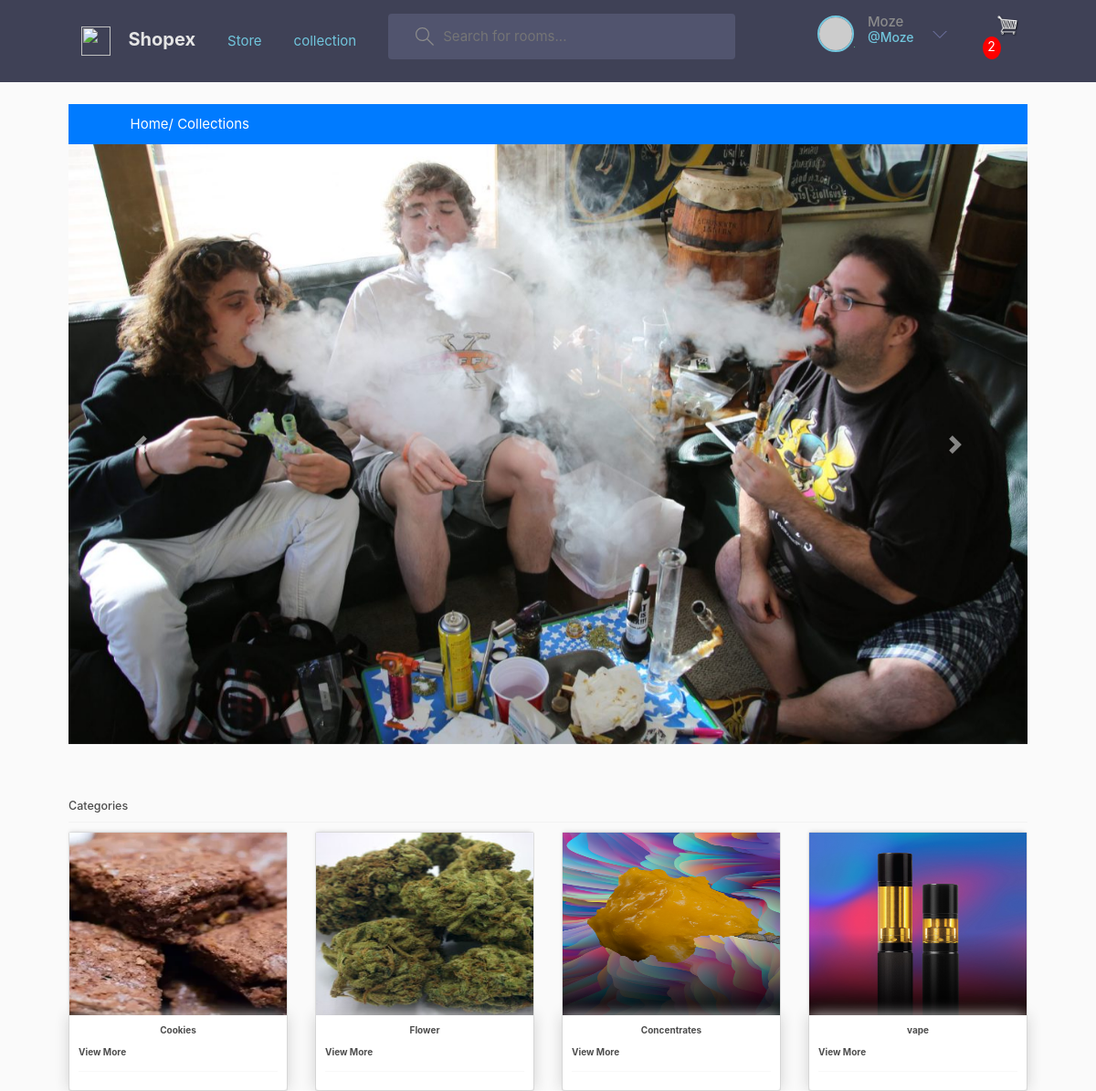
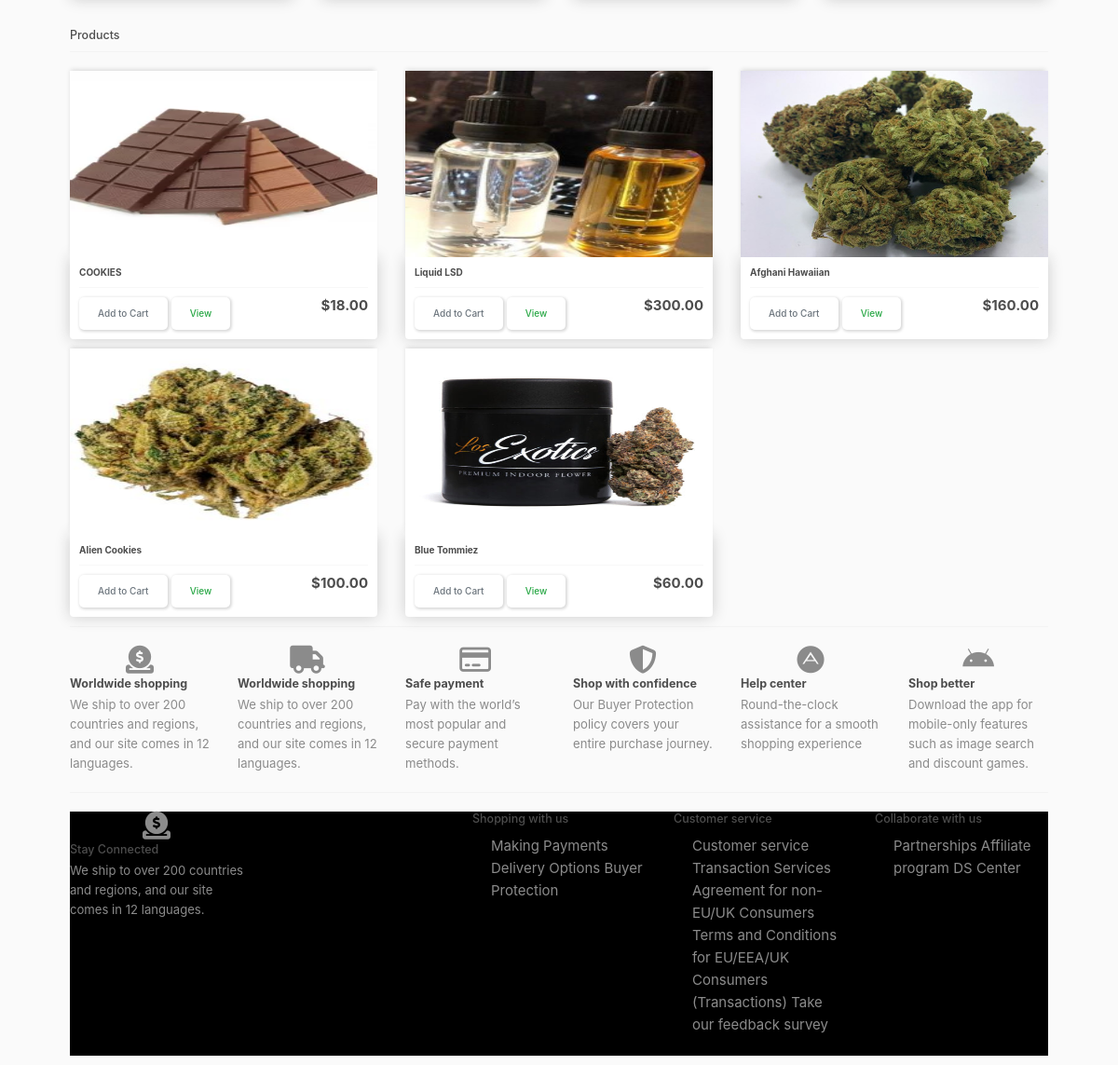
The app's page / (signed in) with its own data (2 pictures, top to bottom).
### store/models.py (models this page shows, shortened)
class Category(models.Model):
    slug = models.SlugField(max_length=200,null=True,blank=False)
    name = models.CharField(max_length=200,null=True)
    price = models.DecimalField(max_digits=7,decimal_places=2 )
    descriptions = models.TextField(max_length=500,null=True,blank=False)
    digital = models.BooleanField(default=False,null=True,blank=False)
    image = models.ImageField(null=True, blank=True)
    trending = models.BooleanField(default=False,help_text="0=default, 1=Trending")
    meta_title = models.CharField(max_length=200,null=False,blank=False)
    meta_keyword = models.CharField(max_length=200,null=False,blank=False)
    status = models.BooleanField(default=False,help_text="0=default, 1=Hidden")
    @property
    def imageURL(self):
        try:
            url = self.image.url
        except:
            url = ''
        return url

class Product(models.Model):
    category = models.ForeignKey(Category,on_delete=models.SET_NULL,blank=True,null=True)
    slug = models.SlugField(max_length=200,null=True,blank=False)
    name = models.CharField(max_length=200,null=True)
    price = models.DecimalField(max_digits=7,decimal_places=2 )
    old_price =  models.DecimalField(max_digits=7,decimal_places=2,null=True,)
    small_descriptions = models.CharField(max_length=500,null=True,blank=False)
    descriptions = models.TextField(max_length=500,null=True,blank=False)
    digital = models.BooleanField(default=False,null=True,blank=False)
    image = models.ImageField(null=True, blank=True)
    trending = models.BooleanField(default=False,help_text="0=default, 1=Trending")
    tag =  models.CharField(max_length=200,null=True,blank=False)
    status = models.BooleanField(default=False,help_text="0=default, 1=Hidden")
    @property
    def imageURL(self):
        try:
            url = self.image.url
        except:
            url = ''
        return url

### store/views.py (the view)
# urls.py: path('', include('store.urls')),
def store(request,):
        data = cartData(request)
        cartItems = data['cartItems']
        category = Category.objects.filter(status=0)
        products = Product.objects.all()
        context = {'products':products,'cartItems':cartItems,'category':category,}
        return render(request,'store/collection.html',context)

### store/models.py (called while the page is built)
    @property
    def get_cart_items(self):
        ordereditems = self.ordereditem_set.all()
        total = sum([item.quantity for item in ordereditems])
        return total

### store/utils.py (called while the page is built)
def cartData(request):
    if request.user.is_authenticated:
        user = request.user
        customer,created = Customer.objects.get_or_create(
            email=user.email,
            username = user.username,
        )
        customer.name = user.username
        customer.save()
        order, created = Order.objects.get_or_create(customer=customer,complete=False)
        items= order.ordereditem_set.all()
        cartItems = order.get_cart_items
    else:
       cookieData = cookieCart(request)
       cartItems = cookieData['cartItems']
       order = cookieData['order']
       items = cookieData['items']
    return{'cartItems':cartItems,'order':order,'items':items}

### store/templates/store/collection.html (shortened to what this page needs)
{% extends 'store/main.html' %}
{% load static %}
{% block content %}
<div class="py-3 bg-primary">
    <div class="container">
        <a class="text-white" none; href="{% url 'store' %}" style=" text-decoration: none;">Home/</a>
        <a class="text-white" href="#" style=" text-decoration: none;">Collections</a>
    </div>
</div>
{% include 'store/includes/slider.html' %}
<div style="margin-top: 2em;">
    <div class="row">
        <div class="col-md-12"style="margin-top: 2em;">
            <strong><h5>Categories</h5></strong>
            <hr>
            <div class="row">
                {% for item in category %}
                <div class="col-lg-3">
                        <div class="card">
                            <img class="thumbnail" src="{{item.imageURL}}" alt="Category Image" />
                            <div class="box-element product">
                                <h6 class="text-center"><strong>{{ item.name }}</strong></h6>
                                <a href="{% url 'collectionsView' item.slug %}"class="text-center" >
                                    <h6 ><strong>View More</strong></h6>
                                 </a>
                                <hr>
                            </div>
                        </div>
                </div>
                {% endfor %}
            </div>
        </div>
        <div class="col-md-12"style="margin-top: 2em;">
            <h5>Products</h5>
            <hr>
            <div class="row">
                {% for product in products %}
                <div class="col-lg-4">
                    <img class="thumbnail" src="{{product.imageURL}}">
                    <div class="box-element product">
                        <h6><strong>{{ product.name }}</strong></h6>
                        <hr>
                        <button data-product="{{product.id}}" data-action="add" class="btn btn-outline-secondary add-btn update-cart">Add to Cart</button>
                        <a class="btn btn-outline-success" href=" {% url 'view' product.id %}">View</a>
                        <h4 style="display: inline-block; float: right"><strong>${{ product.price|floatformat:2 }}</strong></h4>
                    </div>
                </div>
                {% endfor %}
            </div>
        </div>
{% endblock %}

### store/templates/store/main.html (shortened to what this page needs)
<!DOCTYPE html>
{% load static %}
<html>
<head>
	<link rel="stylesheet" href="https://stackpath.bootstrapcdn.com/bootstrap/4.4.1/css/bootstrap.min.css">
	<link rel="stylesheet" href="path/to/bootstrap/css/bootstrap.min.css">
	<link rel="stylesheet" href="path/to/font-awesome/css/font-awesome.min.css">
	<link rel="stylesheet" href="https://cdn.jsdelivr.net/npm/bootstrap@4.3.1/dist/css/bootstrap.min.css">
	<link rel="stylesheet" href="https://cdnjs.cloudflare.com/ajax/libs/font-awesome/4.7.0/css/font-awesome.min.css">
	<link rel="stylesheet" type="text/css" href="{% static 'css/main.css' %}">
</head>
<body>
	<header class="header header--loggedIn">
		<div class="container">
		  <a href="{% url 'store' %}" class="header__logo">
			<img src="{% static 'images/logo.svg' %}" />
			<h1>Shopex</h1>
		  </a>
		  <a class="header__logo" href="{% url 'store' %}">Store <span class="sr-only">(current)</span></a>
		  <a class="header__logo" href="{% url 'collection' %}">collection</a>
		  <form class="header__search" method="GET" action="#">
			<label>
			  <input  name="q" placeholder="Search for rooms..." />
			</label>
		  </form>
	<nav class="header__menu">
	{% if user.is_authenticated %}
	<div class="header__user">
		<a href="{% url 'user-profile' user.id %}">
		  <div class="avatar avatar--medium active">
			<img src="https://randomuser.me/api/portraits/men/37.jpg" />
		  </div>
		  <p>{{request.user.username}} <span>@{{request.user.username}}</span></p>
		</a>
		<button class="dropdown-button">
		  <svg version="1.1" xmlns="http://www.w3.org/2000/svg" width="32" height="32" viewBox="0 0 32 32">
			<title>chevron-down</title>
			<path d="M16 21l-13-13h-3l16 16 16-16h-3l-13 13z"></path>
		  </svg>
		</button>
	  </div>
		 {% else %}
			<a href="{% url 'login' %}"class="btn btn-outline-warning">Login</a>
			<img src="{% static 'images/avatar.svg' %}" />
			</a>
	{% endif %}
	</nav>
	<div class="form-inline my-2 my-lg-0">
		<div class="search-bar">
			<a href="{% url 'cart' %}">
				<img  id="cart-icon" src="{% static 'images/cart.png' %}">
			</a>
			<p id="cart-total">{{cartItems}}</p>
			</div>
	 </div>
	</div>
	</header>
     <div class="container">
            <br>
            {% block content %}
            {% endblock content %}
         </div>
		<hr>
<div class="bottom-footer" style="margin-top: 2rem;">
	<div class="row">
		<div class="col">
			<center><i class="fa-sharp fa-solid fa-circle-dollar-to-slot fa-2x"></i></center>
			<h5><strong>Worldwide shopping</strong></h5>
			<p style="font-size: 0.875em!important;">We ship to over 200 countries and regions, and our site comes in 12 languages.</p>
		</div>
		<div class="col">
			<center><i class="fa-solid fa-truck fa-2x"></i></center>
			<h5><strong>Worldwide shopping</strong></h5>
			<p style="font-size: 0.875em!important;">We ship to over 200 countries and regions, and our site comes in 12 languages.</p>
		</div>
		<div class="col">
			<center><i class="fa-regular fa-credit-card fa-2x"></i></center>
			<h5><strong>Safe payment</strong></h5>
			<p style="font-size: 0.875em!important;">Pay with the world’s most popular and secure payment methods.</p>
		  </div>
		  <div class="col">
			<center><i class="fa-solid fa-shield-halved fa-2x"></i></center>
			<h5><strong>Shop with confidence</strong></h5>
			<p style="font-size: 0.875em!important;">Our Buyer Protection policy covers your entire purchase journey.</p>
		  </div>
		  <div class="col">
			<center><i class="fa-brands fa-adn fa-2x"></i></center>
			<h5><strong>Help center</strong></h5>
			<p style="font-size: 0.875em!important;">Round-the-clock assistance for a smooth shopping experience</p>
		  </div>
		  <div class="col">
			<center><i class="fa-brands fa-android fa-2x"></i></center>
			<h5><strong>Shop better</strong></h5>
			<p style="font-size: 0.875em!important;">Download the app for mobile-only features such as image search and discount games.</p>
		  </div>
</div>
<hr>
<div class="bottom-footer" style="margin-top: 2rem; background-color: black; " >
	<div class="row">
		<div class="col">
			<center><i class="fa-sharp fa-solid fa-circle-dollar-to-slot fa-2x"></i></center>
			<h5>Stay Connected</h5>
			<p style="font-size: 0.875em!important;">We ship to over 200 countries and regions, and our site comes in 12 languages.</p>
		</div>
		<div class="col">
		</div>
		<div class="col">
			<h5>Shopping with us</h5>
			<p style="font-size: 0.875em!important;">
				<ul>
					<l1>Making Payments</l1>
					<l1>Delivery Options</l1>
					<l1>Buyer Protection</l1>
				</ul>
			</p>
		  </div>
		  <div class="col">
			<h5>Customer service</h5>
			<p style="font-size: 0.875em!important;">
				<ul>
					<l1>Customer service</l1>
					<l1>Transaction Services Agreement for non-<br>EU/UK Consumers</l1>
					<l1>Terms and Conditions for EU/EEA/UK</l1>
					<l1>Consumers (Transactions)</l1>
					<l1>Take our feedback survey</l1>
				</ul>
			</p>
		  </div>
		  <div class="col">
			<h5>Collaborate with us</h5>
			<p style="font-size: 0.875em!important;">
				<ul>
					<l1>Partnerships</l1>
					<l1>Affiliate program</l1>
					<l1>DS Center</l1>
				</ul>
			</p>
		  </div>
</div>
<hr>
</body>
</html>

### static/css/main.css (style rules this page uses)
body { background-color: hsl(0, 0%, 98%); }
h1,h2,h3,h4,h5,h6 { color:hsl(0, 0%, 30%); }
.box-element { box-shadow:hsl(0, 0%, 80%) 0 0 16px; background-color: #fff; border-radius: 4px; padding: 10px; }
.thumbnail { width: 100%; height: 200px; -webkit-box-shadow: -1px -3px 5px -2px rgba(214,214,214,1); -moz-box-shadow: -1px -3px 5px -2px rgba(214,214,214,1); box-shadow: -1px -3px 5px -2px rgba(214,214,214,1); }
.product { border-radius: 0 0 4px 4px; }
#cart-icon { width:25px; display: inline-block; margin-left: 15px; }
#cart-total { display: block; text-align: center; color:#fff; background-color: red; width: 20px; height: 25px; border-radius: 50%; font-size: 14px; }
.col-lg-4, .col-lg-6, .col-lg-8, .col-lg-12 { margin-top: 10px; }
.btn { border-radius: 0; }
a { text-decoration: none; }
.search-bar { width: 100% !important; margin-left: 10% !important; }
:root { --color-main: #71c6dd; --color-main-light: #e1f6fb; --color-dark: #3f4156; --color-dark-medium: #51546e; --color-dark-light: #696d97; --color-light: #e5e5e5; --color-gray: #8b8b8b; --color-light-gray: #b2bdbd; --color-bg: #2d2d39; --color-success: #5dd693; --color-error: #fc4b0b; }
* { font-family: "DM Sans", -apple-system, BlinkMacSystemFont, "Segoe UI", Roboto, Oxygen, Ubuntu, Cantarell, "Open Sans", "Helvetica Neue", sans-serif; margin: 0; padding: 0; text-rendering: optimizeLegibility; font-size: inherit; }
html { font-size: 56.25%; }
@media only screen and (min-width: 1200px) { html { font-size: 62.5%; } }
body { line-height: 1.6; font-weight: 400; font-size: 1.5rem; color: var(--color-gray); min-height: 100vh; }
img { width: 100%; }
a { display: inline-block; color: var(--color-main); text-decoration: none; }
.container { max-width: 120rem; width: 90%; margin: auto; }
.btn { background-color: transparent; border: none; display: inline-flex; align-items: center; gap: 1rem; cursor: pointer; transition: all ease-in-out 0.3s; padding: 1rem 2rem; border-radius: 5px; box-shadow: 1px 1px 3px 1px rgba(0, 0, 0, 0.15); font-weight: 500; }
.avatar { position: relative; display: inline-block; border-radius: 50%; border: 2px solid var(--color-main); }
.avatar img { display: block; border-radius: 50%; object-fit: cover; object-position: center; }
.avatar::after { content: ""; display: block; position: absolute; background-color: var(--color-gray); z-index: 111; border-radius: 50%; border: 0.3rem solid var(--color-dark); }
.avatar.active::after { background-color: var(--color-success); }
.avatar.avatar--medium img { width: 3.6rem; height: 3.6rem; border-radius: 50%; }
.avatar.avatar--medium:after { width: 0.7rem; height: 0.7rem; bottom: 0px; right: -6px; }
.header { padding: 1.5rem; background-color: var(--color-dark); }
.header > .container { display: flex; gap: 3.5rem; }
.header__logo, .header__user { display: flex; gap: 2rem; align-items: center; }
.header__logo > img { height: 3.2rem; width: 3.2rem; }
.header__logo > h1 { font-weight: 700; font-size: 2rem; color: var(--color-light); }
.header__search > label { background-color: var(--color-dark-medium); padding: 1.3rem 2rem; display: flex; align-items: center; gap: 1rem; border-radius: 4px; }
.header__search svg { fill: var(--color-gray); width: 2rem; height: 2rem; margin-left: 1rem; }
.header__search input { width: 30rem; background: transparent; border: none; outline: none; color: var(--color-light); }
.header__menu { margin-left: auto; position: relative; }
.header__menu a { display: flex; gap: 1.5rem; align-items: center; font-weight: 500; text-decoration: none; color: var(--color-gray); }
.header__menu img { height: 3.6rem; }
.header__menu p { line-height: 1.2; }
.header__menu span { color: var(--color-main); font-weight: 500; font-size: 1.4rem; display: block; }
.header__menu svg { width: 1.6rem; height: 1.6rem; fill: var(--color-dark-light); }
.dropdown-button { background: transparent; border: 0; outline: 0; cursor: pointer; }

### store/templates/store/main.html (style rules this page uses)
a { text-decoration: none; }

### records on screen
Category: imageURL (picture), name "Cookies"
Category: imageURL (picture), name "Flower"
Category: imageURL (picture), name "Concentrates"
Category: imageURL (picture), name "vape"
Product: imageURL (picture), name "COOKIES", price "18.00"
Product: imageURL (picture), name "Liquid LSD", price "300.00"
Product: imageURL (picture), name "Afghani Hawaiian", price "160.00"
Product: imageURL (picture), name "Alien Cookies", price "100.00"
Product: imageURL (picture), name "Blue Tommiez", price "60.00"

### other values on screen
{{ request.user.username }} "Moze"
{{ cartItems }} "2"
